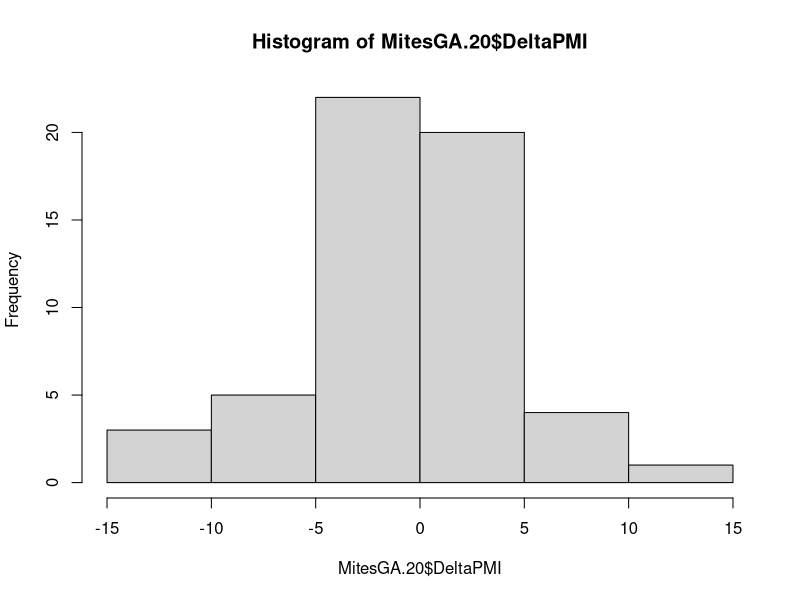
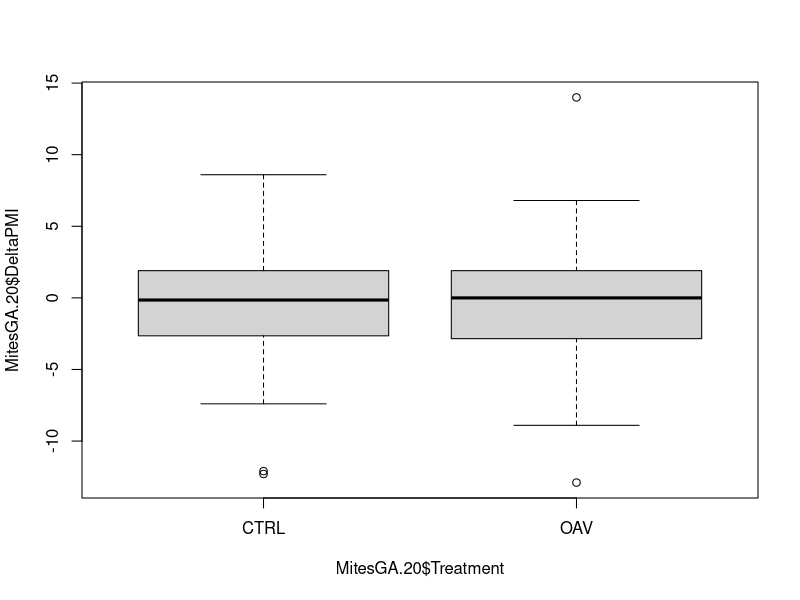
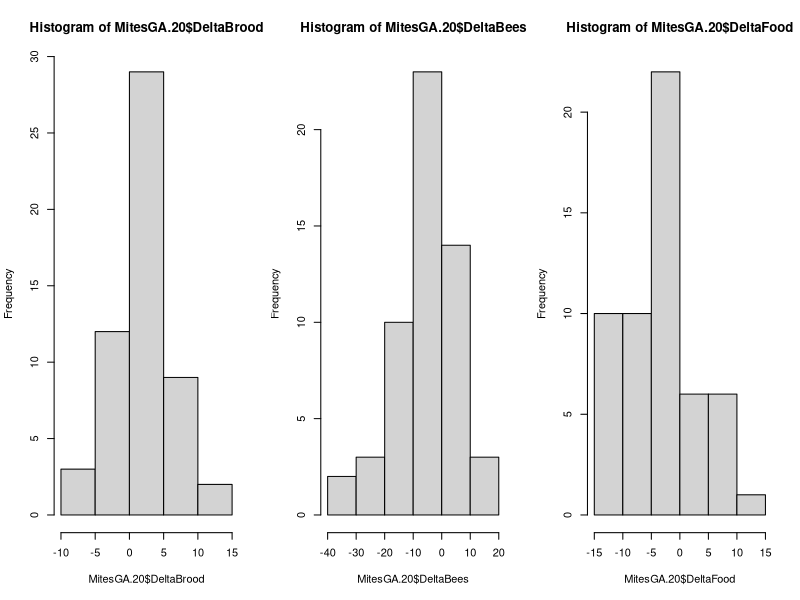
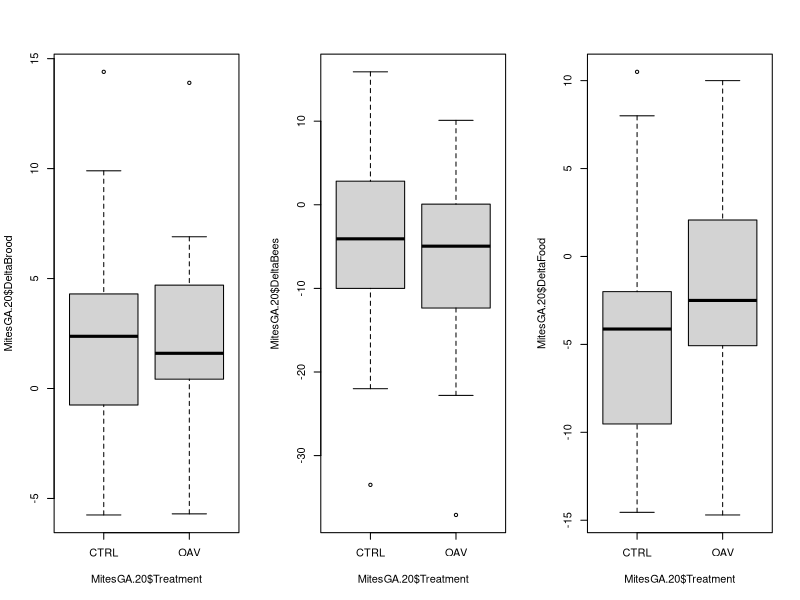

Recreate these plots in R, in order. (Note: this script raises an error after producing the figures.)
# Script by Lewis Bartlett
# lewis.bartlett@uga.edu
# Data analysis in collaboration with Jennifer Berry
# Oxalic Acid repeated sublimation study


#### Begin Analysis Script

# Analysis follows a structure whereby we analyse each site/year in isolation 
# and then undertake the 'full' technically correct composite analysis.

# We will start with the largest, arguably most important experiment (UGA 2020)
# this dataset, uniquely, has 3 apiaries 
# (the remainders, UGA 2019, and Auburn 2020, have one apiary each)

# Load in the data tables from the UGA 2020 experiments (2019 and Auburn experiments will come later)
#Read in table of mite data at start of experiment (August)
MitesUGA.Aug2020 <- read.csv(file = 'MiteWashUGAAugust2020.csv',header= T, stringsAsFactors = F)
#Read in table of mite data at end of experiment (Sept)
MitesUGA.Sep2020 <- read.csv(file = 'MiteWashUGASeptember2020.csv',header=T, stringsAsFactors = F)
# Read in colony reference table
UGAColonies2020 <- read.csv(file = 'UGAColonyInfo2020.csv',header=T, stringsAsFactors = F)

# Simplest analysis: change in PMI based on treatment vs control
# PMI = 'percent mite intensity' or 'mites per 100 bees'

# Select colonies which survived the experiment only for analysis
# (code clones the main colony reference data set then overwrites itself to only include surviver colonies)
MitesGA.20 <- UGAColonies2020
MitesGA.20 <- MitesGA.20[which(MitesGA.20$Survived == 1),]

# Add the variable of interest: change in mites per 100 bees between start and end of experiment
# 'Delta-PMI'
MitesGA.20$DeltaPMI <- NA

# Populate the DeltaPMI column using a for loop to calculate the metric per colony
for(H in 1:NROW(MitesGA.20)){
  
  MitesGA.20$DeltaPMI[H] <- (MitesUGA.Sep2020$Percent[which(MitesUGA.Sep2020$Colony == MitesUGA.Sep2020$Colony[H])]
                             -
                               MitesUGA.Aug2020$Percent[which(MitesUGA.Aug2020$Colony == MitesUGA.Aug2020$Colony[H])]
  )
  
}

# Look at the distribution of this data for good sense and closeness to normality
# (mind that it is models resilduals that will matter more)
shapiro.test(MitesGA.20$DeltaPMI)
hist(MitesGA.20$DeltaPMI)

# Analysis here is a Type 1 multivariate anova via a generalised linear model (Gaussian)
DMMod.1 <- glm(DeltaPMI ~ Yard + Treatment, 
               family = 'gaussian',
               data = MitesGA.20)
anova(DMMod.1, test = 'F')
# We see no significant effect of either yard or treatment

# Look at the corresponding box plot, grouped by treatment (ignore apiaries for plotting)
boxplot(MitesGA.20$DeltaPMI ~ MitesGA.20$Treatment)  

## Colony health metrics
# Exactly the same framework as above, |
# read in data tables
# calculate delta values (changes) from start to end
# and then analyse based on treatment assignment
# first we standardise data based on frame area to account for shallow vs deep frames

HealthUGA.Aug20 <- read.csv('UGAColonyAssessments2020August.csv',header=T, stringsAsFactors = F)
HealthUGA.Sep20 <- read.csv('UGAColonyAssessments2020September.csv',header=T, stringsAsFactors = F)

HealthUGA.Aug20$Multiplier <- HealthUGA.Aug20$FrameType == 'Deep'
HealthUGA.Aug20$Multiplier[which(HealthUGA.Aug20$Multiplier)] <- 1
HealthUGA.Aug20$Multiplier[which(!HealthUGA.Aug20$Multiplier)] <- 0.5

HealthUGA.Sep20$Multiplier <- HealthUGA.Sep20$FrameType == 'Deep'
HealthUGA.Sep20$Multiplier[which(HealthUGA.Sep20$Multiplier)] <- 1
HealthUGA.Sep20$Multiplier[which(!HealthUGA.Sep20$Multiplier)] <- 0.5

MitesGA.20$DeltaBrood <- NA
MitesGA.20$DeltaBees <- NA
MitesGA.20$DeltaFood <- NA

for(H in 1:NROW(MitesGA.20)){
  
  MitesGA.20$DeltaBrood[H] <- (sum((HealthUGA.Sep20$Brood*HealthUGA.Sep20$Multiplier)[which(HealthUGA.Sep20$Colony == MitesGA.20$Colony[H])])
                               -  
                                 sum((HealthUGA.Aug20$Brood*HealthUGA.Aug20$Multiplier)[which(HealthUGA.Aug20$Colony == MitesGA.20$Colony[H])])
  )
  
  
  
  MitesGA.20$DeltaBees[H] <- (sum((HealthUGA.Sep20$Bees*HealthUGA.Sep20$Multiplier)[which(HealthUGA.Sep20$Colony == MitesGA.20$Colony[H])])
                              -  
                                sum((HealthUGA.Aug20$Bees*HealthUGA.Aug20$Multiplier)[which(HealthUGA.Aug20$Colony == MitesGA.20$Colony[H])])
  )
  
  
  
  MitesGA.20$DeltaFood[H] <- (sum((HealthUGA.Sep20$Honey*HealthUGA.Sep20$Multiplier)[which(HealthUGA.Sep20$Colony == MitesGA.20$Colony[H])])
                              -  
                                sum((HealthUGA.Aug20$Honey*HealthUGA.Aug20$Multiplier)[which(HealthUGA.Aug20$Colony == MitesGA.20$Colony[H])])
  )
  
}


par(mfrow = c(1,3))

shapiro.test(MitesGA.20$DeltaBrood)
shapiro.test(MitesGA.20$DeltaBees)
shapiro.test(MitesGA.20$DeltaFood)

hist(MitesGA.20$DeltaBrood)
hist(MitesGA.20$DeltaBees)
hist(MitesGA.20$DeltaFood)

DBrMod.1 <- glm(DeltaBrood ~ Yard + Treatment, 
                family = 'gaussian',
                data = MitesGA.20)

anova(DBrMod.1, test = 'F')

boxplot(MitesGA.20$DeltaBrood ~ MitesGA.20$Treatment)  


DBeMod.1 <- glm(DeltaBees ~ Yard + Treatment, 
                family = 'gaussian',
                data = MitesGA.20)

anova(DBeMod.1, test = 'F')

boxplot(MitesGA.20$DeltaBees ~ MitesGA.20$Treatment)  


DHoMod.1 <- glm(DeltaFood ~ Yard + Treatment, 
                family = 'gaussian',
                data = MitesGA.20)

anova(DHoMod.1, test = 'F')

boxplot(MitesGA.20$DeltaFood ~ MitesGA.20$Treatment)  

# All the above should map directly to the explanations for the delta PMI.
# We will specifically use these UGA 2020 colony health metrics in the paper
# (mite levels don't change, removing a confound in assessing treatment safety)

# Let us now repeat the above sectional analysis for the other location/year data sets
# framework should be near-identical with some subtle differences in data manipulation
# (different laboratory conventions on data formatting / storage)

# Auburn 2020
FullData.AU.20 <- read.csv('Auburn20.csv',header=T, stringsAsFactors = F)

MitesAU.20 <- data.frame(Colony = 
                           (unique(FullData.AU.20$Colony))[-(match(FullData.AU.20$Colony[which(FullData.AU.20$Survived == 0)] , unique(FullData.AU.20$Colony)))])

MitesAU.20$Treatment <- NA
MitesAU.20$DeltaPMI <- NA
MitesAU.20$DeltaBees <- NA
MitesAU.20$DeltaBrood <- NA
MitesAU.20$DeltaFood <- NA

for(N in 1:NROW(MitesAU.20)){
  
  MitesAU.20$Treatment[N] <- unique(FullData.AU.20$Treatment[which(FullData.AU.20$Colony == MitesAU.20$Colony[N])])
  
  MitesAU.20$DeltaPMI[N] <- (FullData.AU.20$Mites[which(FullData.AU.20$Colony == MitesAU.20$Colony[N] & FullData.AU.20$Period == max(FullData.AU.20$Period))]
                             -
                               FullData.AU.20$Mites[which(FullData.AU.20$Colony == MitesAU.20$Colony[N] & FullData.AU.20$Period == min(FullData.AU.20$Period))])
  
  MitesAU.20$DeltaBees[N] <- (FullData.AU.20$AdultWorkers[which(FullData.AU.20$Colony == MitesAU.20$Colony[N] & FullData.AU.20$Period == max(FullData.AU.20$Period))]
                              -
                                FullData.AU.20$AdultWorkers[which(FullData.AU.20$Colony == MitesAU.20$Colony[N] & FullData.AU.20$Period == min(FullData.AU.20$Period))])
  
  MitesAU.20$DeltaBrood[N] <- (FullData.AU.20$BroodCells[which(FullData.AU.20$Colony == MitesAU.20$Colony[N] & FullData.AU.20$Period == max(FullData.AU.20$Period))]
                               -
                                 FullData.AU.20$BroodCells[which(FullData.AU.20$Colony == MitesAU.20$Colony[N] & FullData.AU.20$Period == min(FullData.AU.20$Period))])
  
  MitesAU.20$DeltaFood[N] <- (FullData.AU.20$Honey[which(FullData.AU.20$Colony == MitesAU.20$Colony[N] & FullData.AU.20$Period == max(FullData.AU.20$Period))]
                              -
                                FullData.AU.20$Honey[which(FullData.AU.20$Colony == MitesAU.20$Colony[N] & FullData.AU.20$Period == min(FullData.AU.20$Period))])
  
}

par(mfrow=c(1,1))

DMMod.2 <- glm(DeltaPMI ~ Treatment, 
               family = 'gaussian',
               data = MitesAU.20)

anova(DMMod.2, test = 'F')

boxplot(MitesAU.20$DeltaPMI ~ MitesAU.20$Treatment)  

par(mfrow=c(1,3))


DBrMod.2 <- glm(DeltaBrood ~ Treatment, 
                family = 'gaussian',
                data = MitesAU.20)

anova(DBrMod.2, test = 'F')

boxplot(MitesAU.20$DeltaBrood ~ MitesAU.20$Treatment)  


DBeMod.2 <- glm(DeltaBees ~ Treatment, 
                family = 'gaussian',
                data = MitesAU.20)

anova(DBeMod.2, test = 'F')

boxplot(MitesAU.20$DeltaBees ~ MitesAU.20$Treatment)  


DHoMod.2 <- glm(DeltaFood ~ Treatment, 
                family = 'gaussian',
                data = MitesAU.20)

anova(DHoMod.2, test = 'F')

boxplot(MitesAU.20$DeltaFood ~ MitesAU.20$Treatment)  


## GA '19

MitesGA.19 <- read.csv('OAUGA2019.csv',header=T, stringsAsFactors = F)

par(mfrow=c(1,1))

DMMod.2 <- glm(DeltaPMI ~ Treatment, 
               family = 'gaussian',
               data = MitesGA.19)

anova(DMMod.2, test = 'F')

boxplot(MitesGA.19$DeltaPMI ~ MitesGA.19$Treatment)

# Repeated sectional analysis have been completed, some differences based on trials
# but some consistent trends - see paper write up

##########################################

##### OK TIME FOR COMBINED ANALYSIS ######

##########################################

# Add location and year to each data set ahead of time as that's easiest, 
# add 'yards' to those with only one yard for future full analysis.

MitesGA.19$SiteYear <- 'GA19'
MitesGA.19$Yard <- 'Pond'

MitesGA.20$SiteYear <- 'GA20'

MitesAU.20$SiteYear <- 'AL20'
MitesAU.20$Yard <- 'Auburn'

# Combine into one large data frame for analysis

MitesAll <- na.omit(rbind(
  MitesAU.20[,c('Colony','Treatment','Yard','SiteYear','DeltaPMI')],
  MitesGA.19[,c('Colony','Treatment','Yard','SiteYear','DeltaPMI')],
  MitesGA.20[,c('Colony','Treatment','Yard','SiteYear','DeltaPMI')]
))



## Main plot

# Quick transparency function for plotting
Transpa <- function(color, percent) {
  
  rgb.val <- col2rgb(color)
  
  t.col <- rgb(rgb.val[1], rgb.val[2], rgb.val[3],
               max = 255,
               alpha = (100-percent)*255/100)
  
  return(t.col)
  
}

# Set plotting colours
ColRef <- data.frame(Treatment = levels(as.factor(MitesAll$Treatment)), Col =  c('purple2','orange3'))

# Makes the plots we would like
par(mar=c(5,5,2,2))

boxplot(MitesAll$DeltaPMI ~ MitesAll$Treatment*MitesAll$SiteYear, 
        main = NA, ylab = expression(paste(Delta, ' Percent Mite Intensity',sep='')), xlab = 'Treatment', 
        border = 'transparent', 
        cex.axis = 1.3, cex.lab = 1.5, outline = TRUE, lwd = 1.2,
        boxlty = 1, whisklty = 0, staplelty = 1, boxwex = 0.00, 
        col = sapply(X = as.character(ColRef$Col), FUN = Transpa, percent = 100))

abline(h =0 , lty = 3)

stripchart(MitesAll$DeltaPMI ~ MitesAll$Treatment*MitesAll$SiteYear,
           col = sapply(X = as.character(ColRef$Col), FUN = Transpa, percent = 40),
           vertical = T, add = T, pch = 4, cex = 0.65, 
           method = 'jitter', lwd = 2)

# (this is not real analysis it is for plotting purposes only)
library(emmeans)

PlotMod <- glm(MitesAll$DeltaPMI ~ MitesAll$Treatment*MitesAll$SiteYear,
               family = 'gaussian')
anova(PlotMod, test = 'F')

PlotCIs <- as.data.frame(emmeans(PlotMod, specs =c('Treatment','SiteYear')))

for(L in 1:NROW(PlotCIs)){
  
  segments(x0 = L, x1 = L, y0 = PlotCIs$asymp.LCL[L], y1 = PlotCIs$asymp.UCL[L],
           col = ColRef$Col[which(ColRef$Treatment == PlotCIs$Treatment[L])],
           lwd = 3)
  
}

##### Technical Full Analysis begins here

hist(MitesAll$DeltaPMI)

# Mixed model
# see https://m-clark.github.io/mixed-models-with-R/extensions.html as a good example of how nested + crossed effects work

library(afex)

# Mixed model structure reflects the crossed/partially-nested field trial data when in conglomerate

FullMiteMod <- mixed(DeltaPMI ~ Treatment + (1|SiteYear) + (1|SiteYear:Yard),
                     data = MitesAll)

nice(FullMiteMod)

# the above 'nice()' line is the critical result of significance

# we re-make the model for checking direction(s) of significant effect(s) and for inspection of residuals

MirrorMod <- lmer(DeltaPMI ~ Treatment + (1|SiteYear) + (1|SiteYear:Yard),
                  data = MitesAll)
summary(MirrorMod)

hist(resid(MirrorMod))
qqnorm(resid(MirrorMod))
qqline(resid(MirrorMod), col = "blue1", lwd = 2)

# Back to plotting.
## Replot main paper boxplots in appropriate colours and repeat analysis more thoroughly

DBrMod.Full <- mixed(DeltaBrood ~ Treatment + (1|Yard),
                     data = na.omit(MitesGA.20))

nice(DBrMod.Full)

DBrMod.Mirror <- lmer(DeltaBrood ~ Treatment + (1|Yard),
                     data = na.omit(MitesGA.20))

summary(DBrMod.Mirror)

hist(resid(DBrMod.Mirror))
qqnorm(resid(DBrMod.Mirror))
qqline(resid(DBrMod.Mirror), col = "blue1", lwd = 2)

DBeMod.Full <- mixed(DeltaBees ~ Treatment + (1|Yard),
                     data = na.omit(MitesGA.20))

nice(DBeMod.Full)

DBeMod.Mirror <- lmer(DeltaBees ~ Treatment + (1|Yard),
                      data = na.omit(MitesGA.20))

summary(DBeMod.Mirror)

hist(resid(DBeMod.Mirror))
qqnorm(resid(DBeMod.Mirror))
qqline(resid(DBeMod.Mirror), col = "blue1", lwd = 2)

DFoMod.Full <- mixed(DeltaFood ~ Treatment + (1|Yard),
                     data = na.omit(MitesGA.20))

nice(DFoMod.Full)

DFoMod.Mirror <- lmer(DeltaFood ~ Treatment + (1|Yard),
                      data = na.omit(MitesGA.20))

summary(DFoMod.Mirror)

hist(resid(DFoMod.Mirror))
qqnorm(resid(DFoMod.Mirror))
qqline(resid(DFoMod.Mirror), col = "blue1", lwd = 2)

par(mfrow =c (1,3))

par(mar=c(5,5,2,1))

boxplot(MitesGA.20$DeltaBrood ~ MitesGA.20$Treatment,
        main = 'Brood', ylab = expression(paste(Delta, ' Brood Coverage (Frames)',sep='')), xlab = 'Treatment', 
        border = sapply(X = as.character(ColRef$Col), FUN = Transpa, percent = 50), 
        cex.axis = 1.3, cex.lab = 1.5, outline = T, lwd = 1.2, outcol = 'white',
        boxlty = 1, whisklty = 1, staplelty = 1, boxwex = 0.7, 
        col = sapply(X = as.character(ColRef$Col), FUN = Transpa, percent = 50))
stripchart(MitesGA.20$DeltaBrood ~ MitesGA.20$Treatment,
           col = sapply(X = as.character(ColRef$Col), FUN = Transpa, percent = 40),
           vertical = T, add = T, pch = 16, cex = 1.2, 
           method = 'jitter', lwd = 2)

boxplot(MitesGA.20$DeltaBees ~ MitesGA.20$Treatment,
        main = 'Adult Bees', ylab = expression(paste(Delta, ' Bee Population (Frames)',sep='')), xlab = 'Treatment', 
        border = sapply(X = as.character(ColRef$Col), FUN = Transpa, percent = 50), 
        cex.axis = 1.3, cex.lab = 1.5, outline = T, lwd = 1.2, outcol = 'white',
        boxlty = 1, whisklty = 1, staplelty = 1, boxwex = 0.7, 
        col = sapply(X = as.character(ColRef$Col), FUN = Transpa, percent = 50))
stripchart(MitesGA.20$DeltaBees ~ MitesGA.20$Treatment,
           col = sapply(X = as.character(ColRef$Col), FUN = Transpa, percent = 40),
           vertical = T, add = T, pch = 16, cex = 1.2, 
           method = 'jitter', lwd = 2)

boxplot(MitesGA.20$DeltaFood ~ MitesGA.20$Treatment,
        main = 'Food Stores', ylab = expression(paste(Delta, ' Honey Area (Frames)',sep='')), xlab = 'Treatment', 
        border = sapply(X = as.character(ColRef$Col), FUN = Transpa, percent = 50), 
        cex.axis = 1.3, cex.lab = 1.5, outline = T, lwd = 1.2, outcol = 'white',
        boxlty = 1, whisklty = 1, staplelty = 1, boxwex = 0.7, 
        col = sapply(X = as.character(ColRef$Col), FUN = Transpa, percent = 50))
stripchart(MitesGA.20$DeltaFood ~ MitesGA.20$Treatment,
           col = sapply(X = as.character(ColRef$Col), FUN = Transpa, percent = 40),
           vertical = T, add = T, pch = 16, cex = 1.2, 
           method = 'jitter', lwd = 2)
